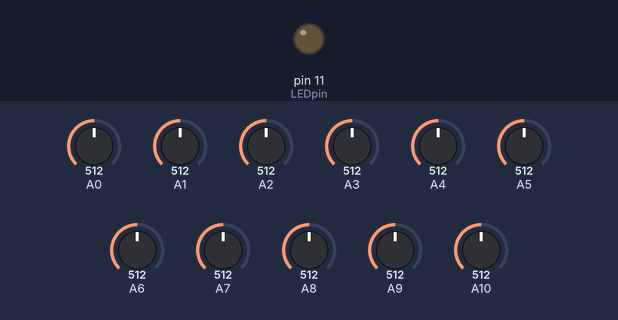
This sketch was run on a simulated Arduino Leonardo, built with avr-gcc and run on an emulated ATmega32U4. Shown: output pins drawn as LEDs (lit = HIGH). Inputs (shaded band) come from the test bench; at power-on: A10 = 512, A0 = 512, A1 = 512, A2 = 512, A3 = 512, A4 = 512, A5 = 512, A6 = 512, A7 = 512, A8 = 512, A9 = 512. USB keyboard and mouse output is not drawn; what the sketch prints to the serial monitor is not drawn.

Above: at 1.2 s.
1.3 s: A10 set to 859
2.8 s: A10 set to 888
At 3.8 s:
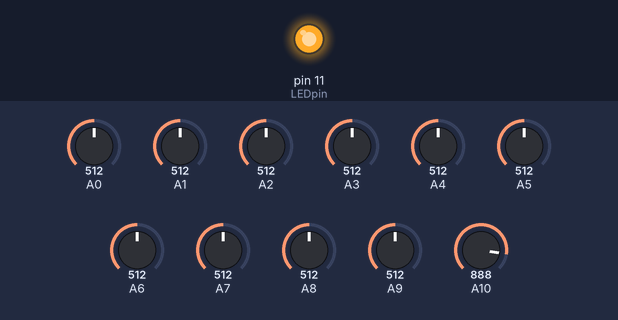
4.3 s: A0 set to 904
5.8 s: A0 set to 924
7.7 s: A1 set to 910
9.2 s: A1 set to 932
Timing chart, 0 to 12.1 s (numbered marks = the images above; inputs shaded):
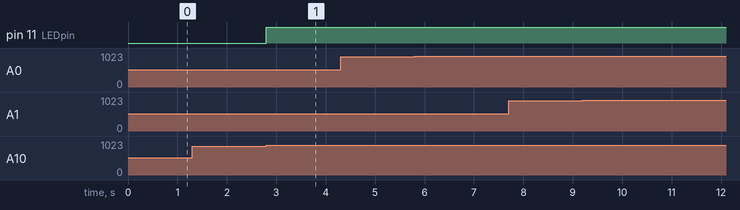

Measured:
- the behaviour switches between 875 and 876 on A10 (found by bisection; images 0 and 1)
- after the input at 1.3 s, every drawn part: stays the same
- after the input at 2.8 s, pin 11 (LEDpin): LOW → HIGH at once
- after the input at 4.3 s, every drawn part: stays the same
- after the input at 5.8 s, every drawn part: stays the same
- after the input at 7.7 s, every drawn part: stays the same
- after the input at 9.2 s, every drawn part: stays the same

The sketch:

week4_prototype.ino
```cpp
// Nathan Schneider
// Week 4 Prototype
int fsrAnalogPin = 6;
int LEDpin = 11;
int sticky_pin = 12;


// Constants for inputs
const int NUM_KEYS = 5;
const int D = 512;
//const int MINVAL = 250;
//const int MAXVAL = 770;
//const int THRESHOLD =90;
const int HIGH_THRESHOLD = D + 400;
const int LOW_THRESHOLD = D - 400;
const int COOLDOWN = 100;
const int TEST_KEY = 0;


int shifting_threshold = 875;
bool isShifting = false;


// Initialize joystick readings to the middle range
int xvals[NUM_KEYS] = {D, D, D, D, D};
int yvals[NUM_KEYS] = {D, D, D, D, D};

// Stick directions, expressed by 5 characters (U,D,L,R)
char directions[NUM_KEYS] = "-----";

// keyboard not working on Arduino Uno
#include <Keyboard.h>

void setup()
{
  Serial.begin(9600);
  pinMode(LEDpin, OUTPUT);

// keyboard not working on Arduino Uno
  Keyboard.begin();

}

void loop()
{


  read_keys(); // read the joystick inputs
  get_directions(); //convert input voltages into directions
  char* letter = map_letter(directions); // map directions to a letter through the generated layout
  bool sticky;
//  Serial.println(directions);

  int prev_dash = count_dash(directions);
  int new_dash = prev_dash;
  while(strcmp(directions, "-----") != 0) {
    read_keys(); // read the joystick inputs
    get_directions(); //convert input voltages into directions
    Serial.println(directions);

    new_dash = count_dash(directions);

    if (new_dash <= prev_dash){
      prev_dash = new_dash;
      letter = map_letter(directions);
      sticky = is_sticky(directions);

    }
    delay(50);
  }


  if (strcmp(letter, "none") != 0){
    send_letter(letter);
    Serial.println(sticky);
    if (sticky) analogWrite(sticky_pin, 255);
    else {
      Keyboard.releaseAll();
      analogWrite(sticky_pin, 0);
    }

  }


}

void send_letter(char * letter) {
  Serial.println(letter);
    String str_letter = String(letter);

    if (str_letter.length() > 1){
      int key_as_num = str_letter.toInt();
      Keyboard.press(key_as_num);
    }
    else{
      Keyboard.print(letter);
    }
  delay(50); // if a real letter is typed, cool down before the next reading
}


int count_dash(char* input){
  int sum = 0;
  for (int i = 0; i < NUM_KEYS; i++) {
    if (input[i] == '-') sum++;
  }
  return sum;
}

void get_directions()
{
//  for (int i = 0; i < NUM_KEYS; i++)
//  { // Map the inputs from -100 to 100
//    int mapped_x = map(xvals[i], MINVAL, MAXVAL, 100, -100);
//    int mapped_y = map(yvals[i], MINVAL, MAXVAL, 100, -100);
//    if (mapped_x < -THRESHOLD && abs(abs(mapped_x) - D) >= abs(abs(mapped_y) - D)){ // if surpasses a threshold, assign a direction
//      directions[i] = 'L';
//      Serial.print("X: ");
//      Serial.println(mapped_x);
//      Serial.print("Y: ");
//      Serial.println(mapped_y);
//    }
//    else if (mapped_x > THRESHOLD && abs(abs(mapped_x) - D) >= abs(abs(mapped_y) - D))
//      directions[i] = 'R';
//    else if (mapped_y > THRESHOLD && abs(abs(mapped_x) - D) < abs(abs(mapped_y) - D))
//      directions[i] = 'U';
//    else if (mapped_y < -THRESHOLD && abs(abs(mapped_x) - D) < abs(abs(mapped_y) - D))
//      directions[i] = 'D';
//    else
//      directions[i] = '-';
//  }
//  directions[NUM_KEYS] = '\0';

  for (int i = 0; i < NUM_KEYS; i++)
    {
      if (xvals[i] > HIGH_THRESHOLD && abs(xvals[i] - D) >= abs(yvals[i] - D)){ // if surpasses a threshold, assign a direction
        directions[i] = 'L';
//        Serial.print("X: ");
//        Serial.println(xvals[i]);
//        Serial.print("Y: ");
//        Serial.println(yvals[i]);
      }
      else if (xvals[i] < LOW_THRESHOLD && abs(xvals[i] - D) >= abs(yvals[i] - D)){
        directions[i] = 'R';
//        Serial.print("X: ");
//        Serial.println(xvals[i]);
//        Serial.print("Y: ");
//        Serial.println(yvals[i]);
      }
      else if (yvals[i] > HIGH_THRESHOLD && abs(xvals[i] - D) < abs(yvals[i] - D)){
        directions[i] = 'D';
//        Serial.print("X: ");
//        Serial.println(xvals[i]);
//        Serial.print("Y: ");
//        Serial.println(yvals[i]);
      }
      else if (yvals[i] < LOW_THRESHOLD && abs(xvals[i] - D) < abs(yvals[i] - D)){
        directions[i] = 'U';
//        Serial.print("X: ");
//        Serial.println(xvals[i]);
//        Serial.print("Y: ");
//        Serial.println(yvals[i]);
      }
      else
        directions[i] = '-';
    }
    directions[NUM_KEYS] = '\0';
}

void read_keys() // reads joysticks, currently only reads TEST_KEY
{

  check_shifting();
  xvals[0] = analogRead(A0);
  yvals[0] = analogRead(A1);
//
  xvals[1] = analogRead(A2);
  yvals[1] = analogRead(A3);

  xvals[2] = analogRead(A4);
  yvals[2] = analogRead(A5);

  xvals[3] = analogRead(A6);
  yvals[3] = analogRead(A7);

  xvals[4] = analogRead(A8);
  yvals[4] = analogRead(A9);

//
}
void check_shifting() {

  int force_val = analogRead(A10);

  if (force_val > shifting_threshold) {
    isShifting = true;
    Keyboard.press(KEY_LEFT_SHIFT);

  }
  else if (strcmp(directions, "-----") == 0) isShifting = false;

  if (isShifting) analogWrite(LEDpin, 255);
  else{
    analogWrite(LEDpin, 0);
    Keyboard.release(KEY_LEFT_SHIFT);
  }
}
```

input_letter_mapping.ino
```cpp
char *inputs[] = { "-U---","-D---","-L---","-R---","--U--","--D--","--L--","--R--","---U-","---D-","---L-","---R-","-UU--","-U-U-","-DD--","-D-D-","-LL--","-L-L-","-RR--","-R-R-","--UU-","--DD-","--LL-","--RR-","-UD--","-UL--","-UR--","-U-D-","-U-L-","-U-R-","-DU--","-DL--","-DR--","-D-U-","-D-L-","-D-R-","-LU--","-LD--","-LR--","-L-U-","-L-D-","-L-R-","-RU--","-RD--","-RL--","-R-U-","-R-D-","-R-L-","--UD-","--UL-","--UR-","--DU-" };
char *lowercase[] = { "e","t","178"," ","a","o","i","n","s","r","h","l","d","c","u","m","f","g","p","y","w","176","b","v","k","x","j","q","z",".",",","/","-","=","'",";","179","1","2","3","4","5","6","7","8","9","0","[","]","131","128","130" };
int sticky[] = { 0,0,0,0,0,0,0,0,0,0,0,0,0,0,0,0,0,0,0,0,0,0,0,0,0,0,0,0,0,0,0,0,0,0,0,0,0,0,0,0,0,0,0,0,0,0,0,0,0,1,1,1 };
const int NUM_LETTERS =  52 ;


// above are outputs of the generate_layout.py script to generate key layouts
char *map_letter(char *input)
{ // (wish I had a dict now)
  for (int i = 0; i < NUM_LETTERS; i++)
  { // iterate over all options
    if (strcmp(input, inputs[i]) == 0)
    { // see if there's a match

      return lowercase[i]; // return the match
    }
  }
  return "none"; // no match
}

bool is_sticky(char *input)
{
  for (int i = 0; i < NUM_LETTERS; i++)
  {
    if (strcmp(input, inputs[i]) == 0)
    {
      return sticky[i] == 1;
    }
  }
  return false; // no match
}
```
